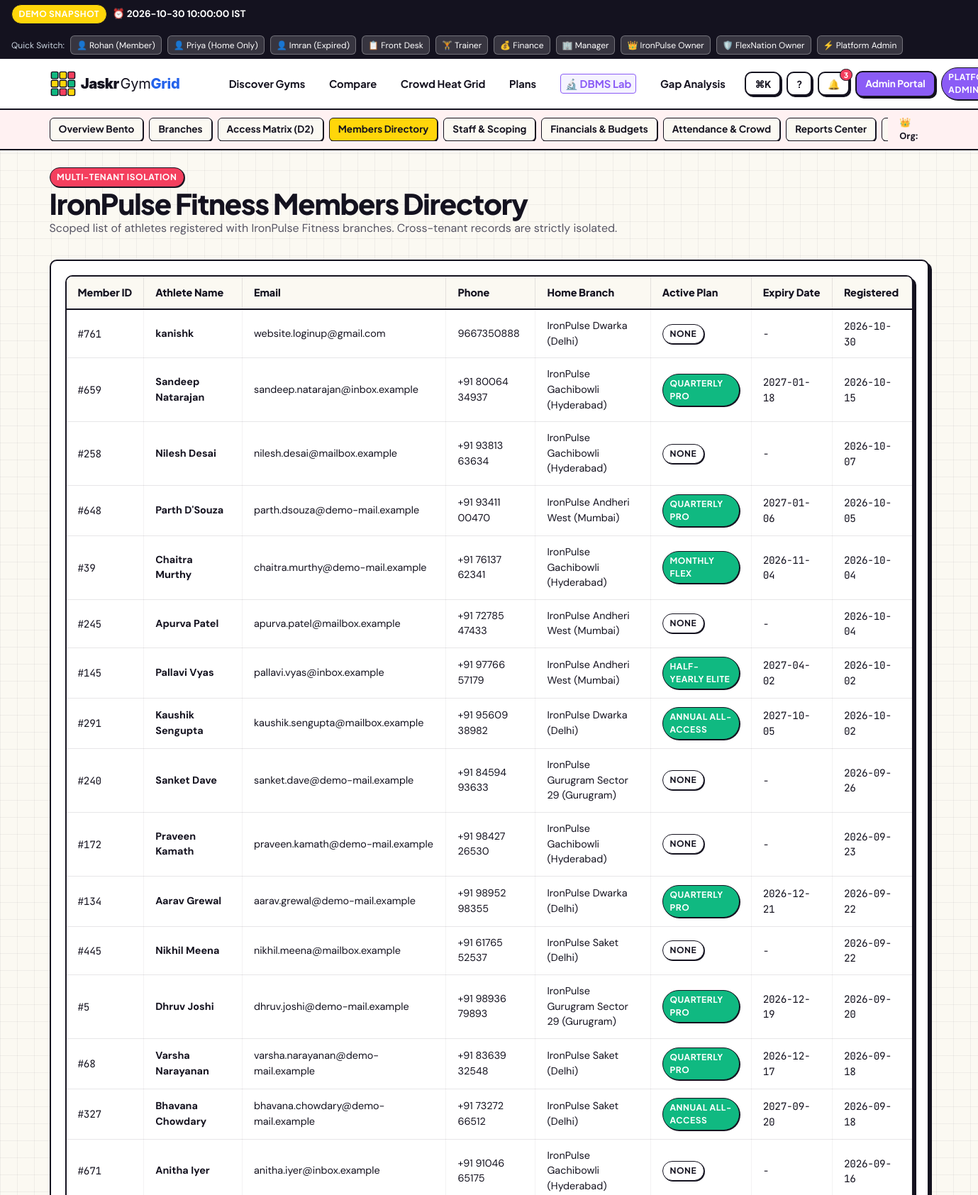
Page /owner/members (signed in, upper part) on the committed database.
### tables this page shows
CREATE TABLE organizations (
        organization_id INTEGER PRIMARY KEY AUTOINCREMENT,
        name TEXT NOT NULL,
        contact_email TEXT NOT NULL,
        status TEXT NOT NULL DEFAULT 'active',
        brand_type TEXT NOT NULL DEFAULT 'independent',
        headquarters_city TEXT NOT NULL,
        created_at TEXT NOT NULL
    );

CREATE TABLE members (
        member_id INTEGER PRIMARY KEY AUTOINCREMENT,
        user_id INTEGER NOT NULL,
        home_branch_id INTEGER NOT NULL,
        full_name TEXT NOT NULL,
        phone TEXT NOT NULL,
        registration_date TEXT NOT NULL,
        FOREIGN KEY (user_id) REFERENCES users(user_id),
        FOREIGN KEY (home_branch_id) REFERENCES branches(branch_id)
    );

CREATE TABLE users (
        user_id INTEGER PRIMARY KEY AUTOINCREMENT,
        email TEXT NOT NULL UNIQUE,
        password_hash TEXT NOT NULL,
        role TEXT NOT NULL,
        is_active INTEGER NOT NULL DEFAULT 1,
        created_at TEXT NOT NULL,
        last_login TEXT NULL
    );

CREATE TABLE branches (
        branch_id INTEGER PRIMARY KEY AUTOINCREMENT,
        organization_id INTEGER NOT NULL,
        name TEXT NOT NULL,
        address TEXT NOT NULL,
        city TEXT NOT NULL,
        state TEXT NOT NULL,
        pincode TEXT NOT NULL,
        latitude REAL NOT NULL,
        longitude REAL NOT NULL,
        phone TEXT NOT NULL,
        description TEXT NOT NULL,
        capacity INTEGER NOT NULL,
        FOREIGN KEY (organization_id) REFERENCES organizations(organization_id)
    );

### app/owner.py (the view)
@owner_bp.route("/members")
@login_required
@roles_required("owner", "admin")
def members():
    org = get_owner_org()
    org_id = org["organization_id"]
    member_list = query_all(
        "SELECT m.*, u.email, b.name AS home_branch_name, b.city, "
        "  COALESCE(ms.plan_name, 'None') AS active_plan, "
        "  COALESCE(ms.end_date, '-') AS plan_end "
        "FROM members m "
        "JOIN users u ON m.user_id = u.user_id "
        "JOIN branches b ON m.home_branch_id = b.branch_id "
        "LEFT JOIN ( "
        "  SELECT ms.member_id, p.plan_name, ms.end_date "
        "  FROM memberships ms JOIN membership_plans p ON ms.plan_id = p.plan_id "
        "  WHERE ms.status = 'active' "
        ") ms ON m.member_id = ms.member_id "
        "WHERE b.organization_id = %s "
        "ORDER BY m.registration_date DESC LIMIT 50;", (org_id,)
    )
    return render_template("owner/members.html",
                           org=org,
                           members=member_list,
                           portal_context="owner",
                           active_tab="members")

### app/auth.py (called while the page is built)
def get_current_user():
    if "user_id" not in session:
        return None
    return {
        "user_id": session.get("user_id"),
        "email": session.get("email"),
        "role": session.get("role"),
        "full_name": session.get("full_name", "User"),
        "member_id": session.get("member_id"),
        "home_branch_id": session.get("home_branch_id"),
        "staff_id": session.get("staff_id"),
        "job_role": session.get("job_role"),
        "organization_id": session.get("organization_id"),
        "branch_id": session.get("branch_id"),
        "organization_name": session.get("organization_name")
    }

def login_required(f):
    @wraps(f)
    def decorated_function(*args, **kwargs):
        if "user_id" not in session:
            flash("Please sign in to access this page.", "warning")
            return redirect(url_for("auth.login", next=request.url))
        return f(*args, **kwargs)
    return decorated_function

def roles_required(*allowed_roles):
    def decorator(f):
        @wraps(f)
        def decorated_function(*args, **kwargs):
            if "user_id" not in session:
                return redirect(url_for("auth.login", next=request.url))
            curr_role = session.get("role")
            if curr_role not in allowed_roles:
                return render_template("errors/403.html",
                                       reason=f"Role '{curr_role}' is not authorized. Required: {', '.join(allowed_roles)}.",
                                       user=get_current_user()), 403
            return f(*args, **kwargs)
        return decorated_function
    return decorator

### app/config.py (called while the page is built)
    @classmethod
    def get_app_today(cls):
        if cls.DEMO_MODE:
            return dt.datetime.strptime(cls.APP_TODAY_STR, "%Y-%m-%d").date()
        return dt.date.today()

    @classmethod
    def get_app_now(cls):
        if cls.DEMO_MODE:
            return dt.datetime.strptime(cls.APP_NOW_STR, "%Y-%m-%d %H:%M:%S")
        return dt.datetime.now()

### app/database.py (called while the page is built)
def is_mysql():
    return _is_mysql_active

def query_all(sql, params=(), role="admin"):
    return execute_query(sql, params, role=role, fetch="all")

def query_one(sql, params=(), role="admin"):
    return execute_query(sql, params, role=role, fetch="one")

### app/owner.py (called while the page is built)
def get_owner_org():
    user = get_current_user()
    org_id = user.get("organization_id")
    if not org_id:
        org_id = 1
    org = query_one("SELECT * FROM organizations WHERE organization_id = %s;", (org_id,))
    return org

### templates/owner/members.html (shortened to what this page needs)
{% extends "base.html" %}
{% import "components/show_sql_drawer.html" as sql_comp %}
{% block content %}
<div class="container">
  <div style="margin-bottom: 2rem;">
    <span class="badge badge-coral">Multi-Tenant Isolation</span>
    <h1>{{ org.name }} Members Directory</h1>
    <p style="color: var(--ink-muted);">Scoped list of athletes registered with {{ org.name }} branches. Cross-tenant records are strictly isolated.</p>
  </div>
  <div class="card" style="margin-bottom: 2.5rem;">
    <div class="table-responsive">
      <table class="table-custom">
        <thead>
          <tr>
            <th>Member ID</th>
            <th>Athlete Name</th>
            <th>Email</th>
            <th>Phone</th>
            <th>Home Branch</th>
            <th>Active Plan</th>
            <th>Expiry Date</th>
            <th>Registered</th>
          </tr>
        </thead>
        <tbody>
          {% for m in members %}
            <tr>
              <td class="mono-num">#{{ m.member_id }}</td>
              <td><strong>{{ m.full_name }}</strong></td>
              <td>{{ m.email }}</td>
              <td>{{ m.phone }}</td>
              <td>{{ m.home_branch_name }} ({{ m.city }})</td>
              <td>
                <span class="badge {% if m.active_plan != 'None' %}badge-mint{% else %}badge{% endif %}">
                  {{ m.active_plan }}
                </span>
              </td>
              <td class="mono-num">{{ m.plan_end }}</td>
              <td class="mono-num">{{ m.registration_date }}</td>
            </tr>
          {% endfor %}
        </tbody>
      </table>
    </div>
  </div>
</div>
{% endblock %}

### static/css/styles.css (style rules this page uses)
:root { --bg-canvas: #FBF9F2; --bg-card: #FFFFFF; --ink-primary: #14121F; --ink-muted: #565463; --ink-subtle: #8E8B9E; --brand-yellow: #FFD60A; --brand-yellow-hover: #FACC15; --electric-blue: #2563EB; --electric-blue-subtle: #EFF6FF; --hot-coral: #F43F5E; --hot-coral-subtle: #FFF1F2; --mint-green: #10B981; --mint-green-subtle: #ECFDF5; --violet-royal: #8B5CF6; --violet-subtle: #F5F3FF; --role-member: var(--mint-green); --role-staff: var(--electric-blue); --role-owner: var(--hot-coral); --role-admin: var(--violet-royal); --border-thick: 2.5px solid var(--ink-primary); --border-thin: 1.5px solid var(--ink-primary); --shadow-sm: 2px 2px 0px var(--ink-primary); --shadow-md: 4px 4px 0px var(--ink-primary); --shadow-lg: 6px 6px 0px var(--ink-primary); --radius-sm: 6px; --radius-md: 10px; --radius-lg: 16px; --radius-full: 9999px; --font-display: 'Plus Jakarta Sans', system-ui, sans-serif; --font-body: 'DM Sans', -apple-system, BlinkMacSystemFont, sans-serif; --font-mono: 'JetBrains Mono', monospace; }
*, *::before, *::after { box-sizing: border-box; margin: 0; padding: 0; }
body { font-family: var(--font-body); color: var(--ink-primary); background-color: var(--bg-canvas); background-image: linear-gradient(to right, rgba(20, 18, 31, 0.05) 1px, transparent 1px), linear-gradient(to bottom, rgba(20, 18, 31, 0.05) 1px, transparent 1px); background-size: 24px 24px; line-height: 1.5; min-height: 100vh; display: flex; flex-direction: column; }
h1, h2, h3, h4, h5, h6 { font-family: var(--font-display); font-weight: 800; line-height: 1.15; color: var(--ink-primary); }
h1 { font-size: 2.5rem; letter-spacing: -0.03em; }
.mono-num { font-family: var(--font-mono); font-variant-numeric: tabular-nums; letter-spacing: -0.02em; }
.container { width: 100%; max-width: 1280px; margin: 0 auto; padding: 0 1.25rem; }
.card { background: var(--bg-card); border: var(--border-thick); border-radius: var(--radius-md); box-shadow: var(--shadow-md); padding: 1.25rem; transition: transform 0.15s ease, box-shadow 0.15s ease; }
.badge { display: inline-flex; align-items: center; gap: 0.35rem; font-family: var(--font-display); font-weight: 700; font-size: 0.75rem; text-transform: uppercase; letter-spacing: 0.05em; padding: 0.25rem 0.6rem; border-radius: var(--radius-full); border: var(--border-thin); background: var(--bg-card); box-shadow: 1px 1px 0px var(--ink-primary); }
.badge-coral { background: var(--hot-coral); color: #fff; }
.badge-mint { background: var(--mint-green); color: #fff; }
.table-responsive { overflow-x: auto; border: var(--border-thick); border-radius: var(--radius-md); box-shadow: var(--shadow-md); background: #FFFFFF; }
.table-custom { width: 100%; border-collapse: collapse; text-align: left; font-size: 0.9rem; }
.table-custom th { background: var(--bg-canvas); font-family: var(--font-display); font-weight: 800; padding: 0.75rem 1rem; border-bottom: var(--border-thick); border-right: 1.5px solid rgba(20, 18, 31, 0.1); white-space: nowrap; }
.table-custom td { padding: 0.75rem 1rem; border-bottom: 1.5px solid rgba(20, 18, 31, 0.1); border-right: 1.5px solid rgba(20, 18, 31, 0.05); }

### rows in the picture
organizations: name "IronPulse Fitness"
members: member_id "761", full_name "kanishk", email "website.loginup@gmail.com", phone "9667350888", home_branch_name "IronPulse Dwarka", city "Delhi", active_plan "NONE", plan_end "-", registration_date "2026-10-30"
members: member_id "659", full_name "Sandeep Natarajan", email "sandeep.natarajan@inbox.example", phone "+91 80064 34937", home_branch_name "IronPulse Gachibowli", city "Hyderabad", active_plan "QUARTERLY PRO", plan_end "2027-01-18", registration_date "2026-10-15"
members: member_id "258", full_name "Nilesh Desai", email "nilesh.desai@mailbox.example", phone "+91 93813 63634", home_branch_name "IronPulse Gachibowli", city "Hyderabad", active_plan "NONE", plan_end "-", registration_date "2026-10-07"
members: member_id "648", full_name "Parth D'Souza", email "parth.dsouza@demo-mail.example", phone "+91 93411 00470", home_branch_name "IronPulse Andheri West", city "Mumbai", active_plan "QUARTERLY PRO", plan_end "2027-01-06", registration_date "2026-10-05"
members: member_id "39", full_name "Chaitra Murthy", email "chaitra.murthy@demo-mail.example", phone "+91 76137 62341", home_branch_name "IronPulse Gachibowli", city "Hyderabad", active_plan "MONTHLY FLEX", plan_end "2026-11-04", registration_date "2026-10-04"
members: member_id "245", full_name "Apurva Patel", email "apurva.patel@mailbox.example", phone "+91 72785 47433", home_branch_name "IronPulse Andheri West", city "Mumbai", active_plan "NONE", plan_end "-", registration_date "2026-10-04"
members: member_id "145", full_name "Pallavi Vyas", email "pallavi.vyas@inbox.example", phone "+91 97766 57179", home_branch_name "IronPulse Andheri West", city "Mumbai", active_plan "HALF-YEARLY ELITE", plan_end "2027-04-02", registration_date "2026-10-02"
members: member_id "291", full_name "Kaushik Sengupta", email "kaushik.sengupta@mailbox.example", phone "+91 95609 38982", home_branch_name "IronPulse Dwarka", city "Delhi", active_plan "ANNUAL ALL-ACCESS", plan_end "2027-10-05", registration_date "2026-10-02"
members: member_id "240", full_name "Sanket Dave", email "sanket.dave@demo-mail.example", phone "+91 84594 93633", home_branch_name "IronPulse Gurugram Sector 29", city "Gurugram", active_plan "NONE", plan_end "-", registration_date "2026-09-26"
members: member_id "172", full_name "Praveen Kamath", email "praveen.kamath@demo-mail.example", phone "+91 98427 26530", home_branch_name "IronPulse Gachibowli", city "Hyderabad", active_plan "NONE", plan_end "-", registration_date "2026-09-23"
members: member_id "134", full_name "Aarav Grewal", email "aarav.grewal@demo-mail.example", phone "+91 98952 98355", home_branch_name "IronPulse Dwarka", city "Delhi", active_plan "QUARTERLY PRO", plan_end "2026-12-21", registration_date "2026-09-22"
members: member_id "445", full_name "Nikhil Meena", email "nikhil.meena@mailbox.example", phone "+91 61765 52537", home_branch_name "IronPulse Saket", city "Delhi", active_plan "NONE", plan_end "-", registration_date "2026-09-22"
members: member_id "5", full_name "Dhruv Joshi", email "dhruv.joshi@demo-mail.example", phone "+91 98936 79893", home_branch_name "IronPulse Gurugram Sector 29", city "Gurugram", active_plan "QUARTERLY PRO", plan_end "2026-12-19", registration_date "2026-09-20"
members: member_id "68", full_name "Varsha Narayanan", email "varsha.narayanan@demo-mail.example", phone "+91 83639 32548", home_branch_name "IronPulse Saket", city "Delhi", active_plan "QUARTERLY PRO", plan_end "2026-12-17", registration_date "2026-09-18"
members: member_id "327", full_name "Bhavana Chowdary", email "bhavana.chowdary@demo-mail.example", phone "+91 73272 66512", home_branch_name "IronPulse Saket", city "Delhi", active_plan "ANNUAL ALL-ACCESS", plan_end "2027-09-20", registration_date "2026-09-18"
members: member_id "671", full_name "Anitha Iyer", email "anitha.iyer@inbox.example", phone "+91 91046 65175", home_branch_name "IronPulse Gachibowli", city "Hyderabad", active_plan "NONE", plan_end "-", registration_date "2026-09-16"
